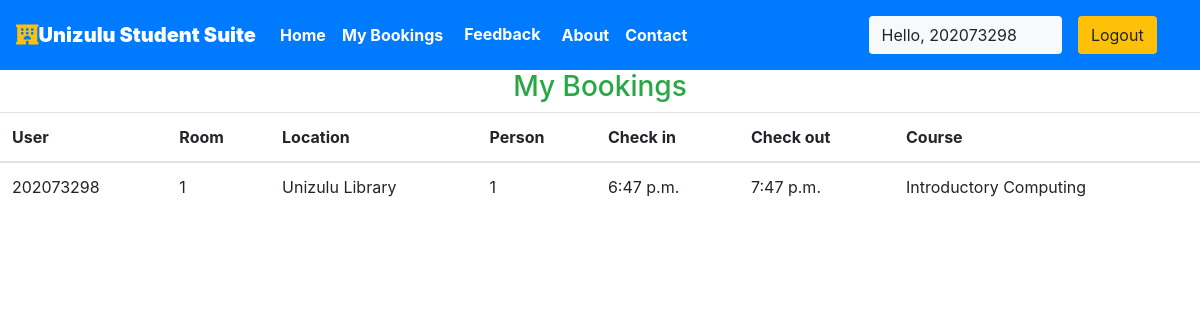
Page /user/bookings (signed in) on the earlier database version.
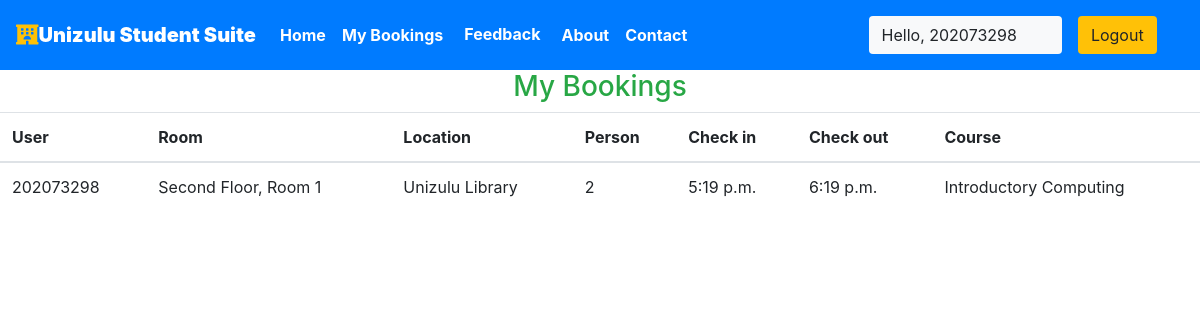
Same page on the later database version.
### students/models.py (models this page shows, shortened)
class Reservation(models.Model):
    check_in = models.TimeField(auto_now =False)
    check_out = models.TimeField()
    room = models.ForeignKey(Rooms, on_delete = models.CASCADE)
    guest = models.ForeignKey(User, on_delete= models.CASCADE)
    booking_id = models.CharField(max_length=100,default="null")

class Rooms(models.Model):
    ROOM_STATUS = (
    ("1", "available"),
    ("2", "not available"),
    )
    ROOM_TYPE = (
    ("1", "Individual Cubicle"),
    ("2", "Group Cubicle"),
    )
    room_type = models.CharField(max_length=50,choices = ROOM_TYPE)
    capacity = models.IntegerField()
    Course = models.CharField(max_length=100, default="Introductory Computing")
    size = models.IntegerField()
    hotel = models.ForeignKey(Cubicle, on_delete = models.CASCADE)
    status = models.CharField(choices =ROOM_STATUS,max_length = 15)
    roomnumber = models.CharField(max_length=30)

class Cubicle(models.Model):
    name = models.CharField(max_length=30,default="Unizulu Library")
    floor = models.CharField(max_length=20)
    location = models.CharField(max_length=50)
    province = models.CharField(max_length=50,default="Kwazul-Natal")
    country = models.CharField(max_length=50,default="South Africa")

### students/views.py (the view)
# urls.py: path('user/bookings', views.user_bookings, name="dashboard"),
@login_required(login_url='/user')
def user_bookings(request):
    if request.user.is_authenticated == False:
        return redirect('userloginpage')
    user = User.objects.all().get(id=request.user.id)
    print(f"request user id ={request.user.id}")
    bookings = Reservation.objects.all().filter(guest=user)
    if not bookings:
        messages.warning(request, "No Bookings Found")
    return HttpResponse(render(request, 'user/mybookings.html', {'bookings': bookings}))

### students/templates/user/mybookings.html
{% extends 'basic.html' %} {% block title %}Dashboard {% endblock title %} {% block body %}
{% load app_tags %}
<h3 class="text-center  text-success">My Bookings </h3>
<table class="table">
    <thead>
        <th>User</th>
        <th>Room</th>
        <th>Location</th>
        <th>Person</th>
        <th>Check in</th>
        <th>Check out</th>
        <th>Course</th>
    </thead>
    {% for each_booking in bookings %}
    <tr>
        <td>{{each_booking.guest.username}}</td>
        <td>{{each_booking.room.roomnumber}}</td>
        <td>{{each_booking.room.hotel.location}}</td>
        <td>{{each_booking.room.capacity}}</td>
        <td>{{each_booking.check_in}}</td>
        <td>{{each_booking.check_out}}</td>
        <td>{{each_booking.room.Course}}</td>
    </tr>
    {% endfor %}
</table>
{% endblock body %}

Differences in the rows shown:
removed Reservation: guest.username "202073298", room.roomnumber "1", room.hotel.location "Unizulu Library", room.capacity "1", check_in "6:47 p.m.", check_out "7:47 p.m.", room.Course "Introductory Computing"
added Reservation: guest.username "202073298", room.roomnumber "Second Floor, Room 1", room.hotel.location "Unizulu Library", room.capacity "2", check_in "5:19 p.m.", check_out "6:19 p.m.", room.Course "Introductory Computing"
